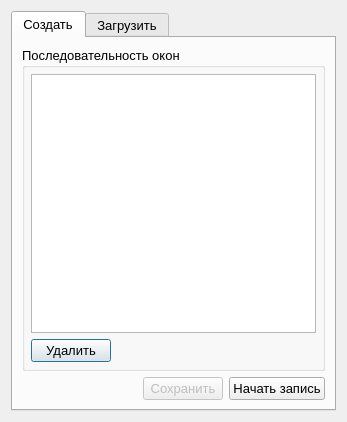
<?xml version="1.0" encoding="UTF-8"?>
<ui version="4.0">
 <class>CalculationTemplateWindow</class>
 <widget class="QDialog" name="CalculationTemplateWindow">
  <property name="windowModality">
   <enum>Qt::ApplicationModal</enum>
  </property>
  <property name="geometry">
   <rect>
    <x>0</x>
    <y>0</y>
    <width>347</width>
    <height>422</height>
   </rect>
  </property>
  <property name="windowTitle">
   <string>Построение расчетного шаблона</string>
  </property>
  <layout class="QHBoxLayout" name="horizontalLayout_2">
   <item>
    <widget class="QTabWidget" name="tabWidget">
     <property name="font">
      <font>
       <pointsize>10</pointsize>
      </font>
     </property>
     <property name="currentIndex">
      <number>0</number>
     </property>
     <widget class="QWidget" name="tabCreate">
      <attribute name="title">
       <string>Создать</string>
      </attribute>
      <layout class="QVBoxLayout" name="verticalLayout_2">
       <item>
        <widget class="QGroupBox" name="groupBoxSequenceOfWindows">
         <property name="title">
          <string>Последовательность окон</string>
         </property>
         <layout class="QVBoxLayout" name="verticalLayout_3">
          <property name="leftMargin">
           <number>6</number>
          </property>
          <property name="topMargin">
           <number>6</number>
          </property>
          <property name="rightMargin">
           <number>6</number>
          </property>
          <property name="bottomMargin">
           <number>6</number>
          </property>
          <item>
           <widget class="QListWidget" name="listWidgetSequenceOfWindows"/>
          </item>
          <item>
           <layout class="QHBoxLayout" name="layoutRemoveAction">
            <item>
             <widget class="QPushButton" name="pushButtonRemoveWindow">
              <property name="text">
               <string>Удалить</string>
              </property>
             </widget>
            </item>
            <item>
             <spacer name="horizontalSpacerRemoveWindow">
              <property name="orientation">
               <enum>Qt::Horizontal</enum>
              </property>
              <property name="sizeHint" stdset="0">
               <size>
                <width>40</width>
                <height>20</height>
               </size>
              </property>
             </spacer>
            </item>
           </layout>
          </item>
         </layout>
        </widget>
       </item>
       <item>
        <layout class="QHBoxLayout" name="layoutButtons">
         <item>
          <spacer name="horizontalSpacerButtons">
           <property name="orientation">
            <enum>Qt::Horizontal</enum>
           </property>
           <property name="sizeHint" stdset="0">
            <size>
             <width>40</width>
             <height>20</height>
            </size>
           </property>
          </spacer>
         </item>
         <item>
          <widget class="QPushButton" name="pushButtonSave">
           <property name="enabled">
            <bool>false</bool>
           </property>
           <property name="text">
            <string>Сохранить</string>
           </property>
          </widget>
         </item>
         <item>
          <widget class="QPushButton" name="pushButtonRecord">
           <property name="text">
            <string>Начать запись</string>
           </property>
           <property name="checkable">
            <bool>false</bool>
           </property>
          </widget>
         </item>
        </layout>
       </item>
      </layout>
     </widget>
     <widget class="QWidget" name="tabLoad">
      <attribute name="title">
       <string>Загрузить</string>
      </attribute>
     </widget>
    </widget>
   </item>
  </layout>
 </widget>
 <resources/>
 <connections/>
</ui>
